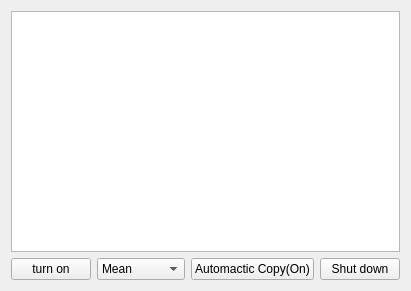
<?xml version="1.0" encoding="UTF-8"?>
<ui version="4.0">
 <class>Form</class>
 <widget class="QWidget" name="Form">
  <property name="geometry">
   <rect>
    <x>0</x>
    <y>0</y>
    <width>403</width>
    <height>291</height>
   </rect>
  </property>
  <property name="windowTitle">
   <string>Dice Value</string>
  </property>
  <property name="windowIcon">
   <iconset resource="viewer.qrc">
    <normaloff>:/icons/source/12.png</normaloff>:/icons/source/12.png</iconset>
  </property>
  <layout class="QVBoxLayout" name="verticalLayout_2">
   <item>
    <layout class="QVBoxLayout" name="verticalLayout">
     <item>
      <widget class="QTextBrowser" name="textBrowser"/>
     </item>
     <item>
      <layout class="QHBoxLayout" name="horizontalLayout">
       <item>
        <widget class="QPushButton" name="pushButton_1">
         <property name="text">
          <string>turn on</string>
         </property>
        </widget>
       </item>
       <item>
        <widget class="QComboBox" name="comboBox">
         <property name="whatsThis">
          <string>Choose what to show</string>
         </property>
         <property name="layoutDirection">
          <enum>Qt::LeftToRight</enum>
         </property>
         <property name="autoFillBackground">
          <bool>false</bool>
         </property>
         <property name="editable">
          <bool>false</bool>
         </property>
         <property name="currentText">
          <string>Mean</string>
         </property>
         <property name="currentIndex">
          <number>0</number>
         </property>
         <property name="modelColumn">
          <number>0</number>
         </property>
         <item>
          <property name="text">
           <string>Mean</string>
          </property>
         </item>
         <item>
          <property name="text">
           <string>StdDev</string>
          </property>
         </item>
         <item>
          <property name="text">
           <string>Median</string>
          </property>
         </item>
         <item>
          <property name="text">
           <string>25quantile</string>
          </property>
         </item>
         <item>
          <property name="text">
           <string>75quantile</string>
          </property>
         </item>
        </widget>
       </item>
       <item>
        <widget class="QPushButton" name="pushButton_3">
         <property name="text">
          <string>Automactic Copy(On)</string>
         </property>
        </widget>
       </item>
       <item>
        <widget class="QPushButton" name="pushButton_2">
         <property name="text">
          <string>Shut down</string>
         </property>
        </widget>
       </item>
      </layout>
     </item>
    </layout>
   </item>
  </layout>
 </widget>
 <resources>
  <include location="viewer.qrc"/>
 </resources>
 <connections>
  <connection>
   <sender>pushButton_2</sender>
   <signal>released()</signal>
   <receiver>Form</receiver>
   <slot>close()</slot>
   <hints>
    <hint type="sourcelabel">
     <x>298</x>
     <y>268</y>
    </hint>
    <hint type="destinationlabel">
     <x>201</x>
     <y>145</y>
    </hint>
   </hints>
  </connection>
 </connections>
</ui>
